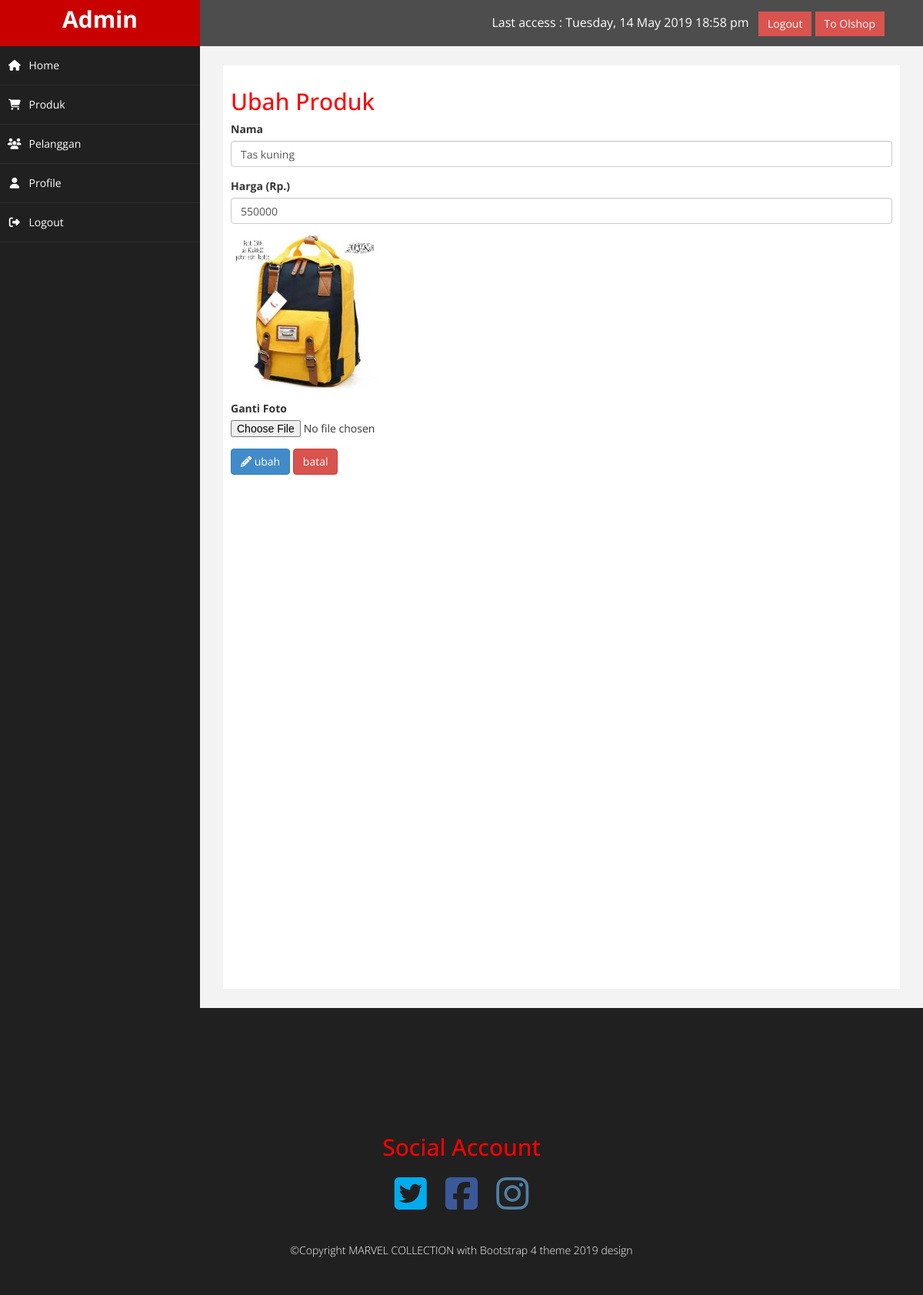
Page /on-admin/index.php?page=ubahproduk&id=1 (signed in) on the committed database.
### tables this page shows
CREATE TABLE `produk` (
  `id_produk` int(11) UNSIGNED NOT NULL,
  `nama_produk` varchar(100) NOT NULL,
  `harga_produk` int(100) NOT NULL,
  `gambar_produk` varchar(100) NOT NULL,
  PRIMARY KEY(`id_produk`)
);

### on-admin/ubahproduk.php (the view, shortened to what this page needs)
<h2>Ubah Produk</h2>
<?php
$query = $dbconnect->query("SELECT * FROM produk WHERE id_produk = '$_GET[id]'");
$row = $query->fetch_assoc();
?>
<form method="post" enctype="multipart/form-data">
    <div class="form-group">
        <label>Nama</label>
        <input type="text" name="nama" class="form-control" value="<?= $row['nama_produk'] ?>">
    </div>
    <div class="form-group">
        <label>Harga (Rp.)</label>
        <input type="number" name="harga" class="form-control" value="<?= $row['harga_produk'] ?>">
    </div>
    <div class="form-group">
        <img src="../foto_produk/<?= $row['gambar_produk'] ?>" width="200">
    </div>
    <div class="form-group">
        <label>Ganti Foto</label>
        <input type="file" name="foto">
    </div>
    <button class="btn btn-primary" onClick="return konfirmasi();" name="ubah"><i class="fa fa-pencil"></i> ubah</button>
    <button class="btn btn-danger" name="batal">batal</button>
</form>

### on-admin/assets/css/custom.css (style rules this page uses)
body { font-family: 'Open Sans', sans-serif; }
h2 { color: #f00; }

### rows in the picture
produk: nama "Tas kuning", harga "550000", gambar_produk (picture)

### other values in the picture
$_SESSION['nama'] "Admin"
$date "Tuesday, 14 May 2019 18:58 pm"
